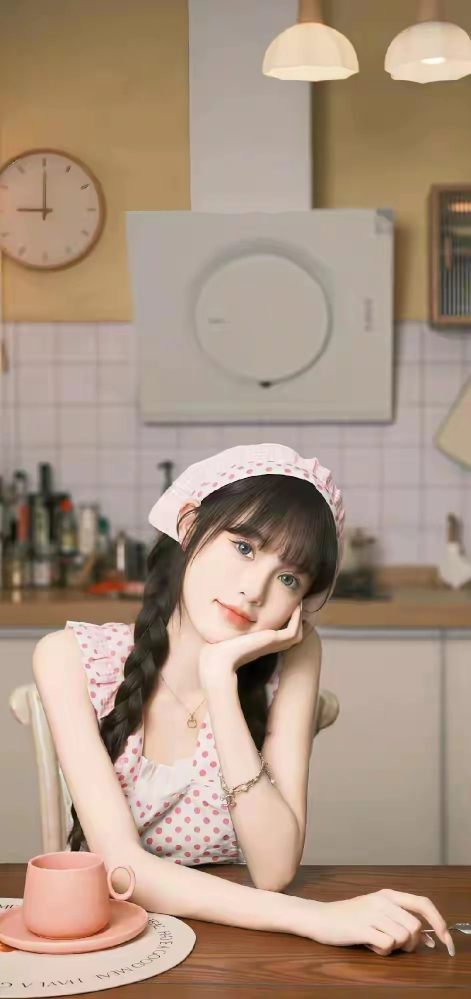
#> input picture backup/0321d750b85d72a8ae91c9622c074f6f.webp, 942 x 1998 px (shown at 1/2 size)
$ python size.py .
#> lines starting #> are read from the running program, lines starting #| are printed output that depends on the picture
from PIL import Image
import os
import sys

input_dir = sys.argv[1]  # folder name or path

# Process all images in input_dir
for filename in os.listdir(input_dir):
    if not filename.lower().endswith(('.jpg', '.jpeg', '.png', '.webp')):
        continue

    input_path = os.path.join(input_dir, filename)

    # Open image
    with Image.open(input_path) as img:
#> img is the input picture: PIL image 942x1998 RGB; mean R, G, B 170.3, 148, 129.6
        w, h = img.size
#> w = 942; h = 1998
        new_h = 1080
        new_w = int(w * new_h / h)
#> new_w = 509
        resized = img.resize((new_w, new_h), Image.LANCZOS)
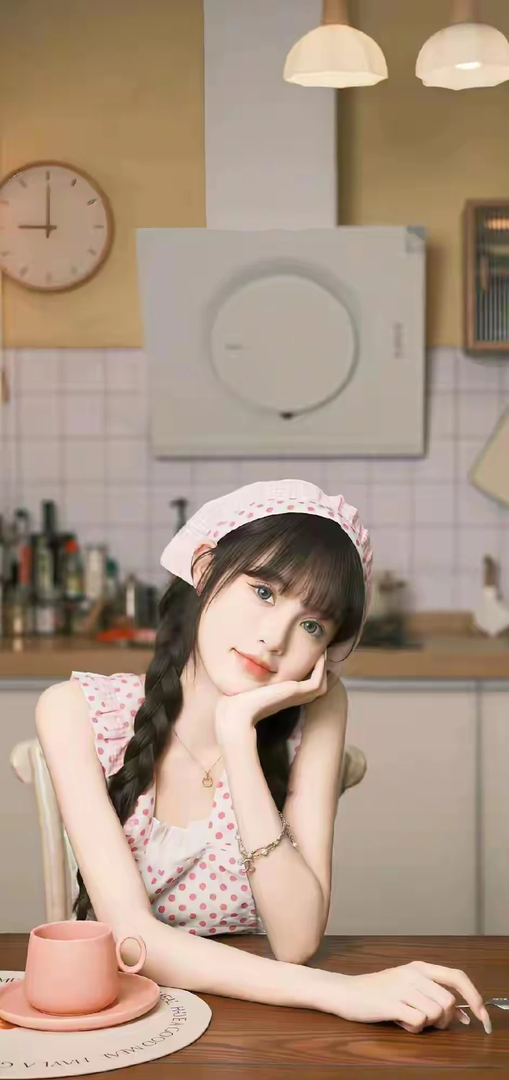
#> resized: PIL image 509x1080 RGB; mean R, G, B 170.3, 148, 129.6
        resized.save(input_path)  # overwrite the original
        print(f"✅ Resized: {filename}")
#> pass 2 of the loop `for filename in os.listdir(input_dir):`:
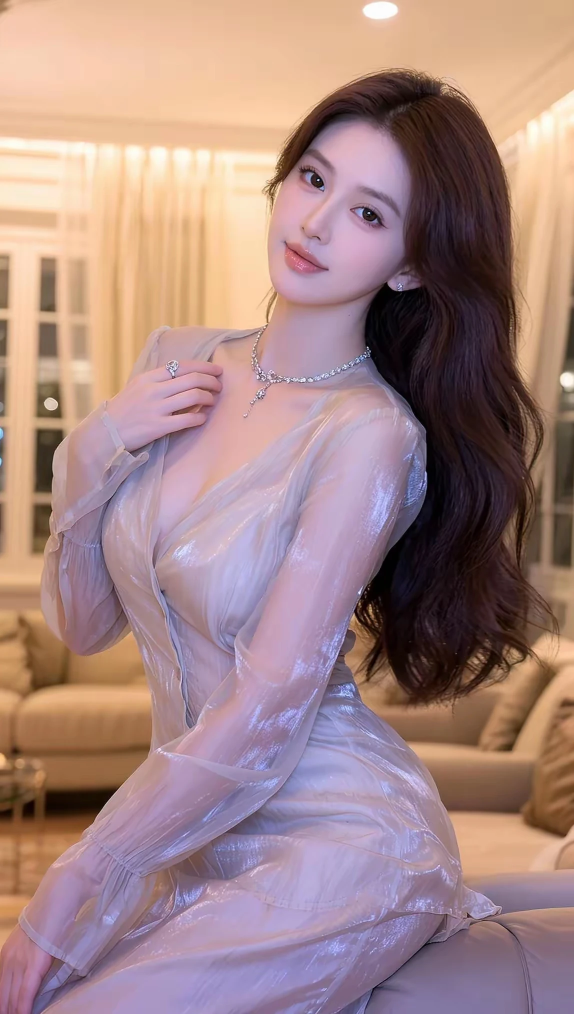
#> input picture backup/0b2662da4e37eaced4395a82635ba3f8.webp, 1148 x 2028 px (shown at 1/2 size)
#> img is the input picture: PIL image 1148x2028 RGB; mean R, G, B 165.5, 134.8, 132.9
#> `resized = img.resize((new_w, new_h), Image.LANCZOS)`:
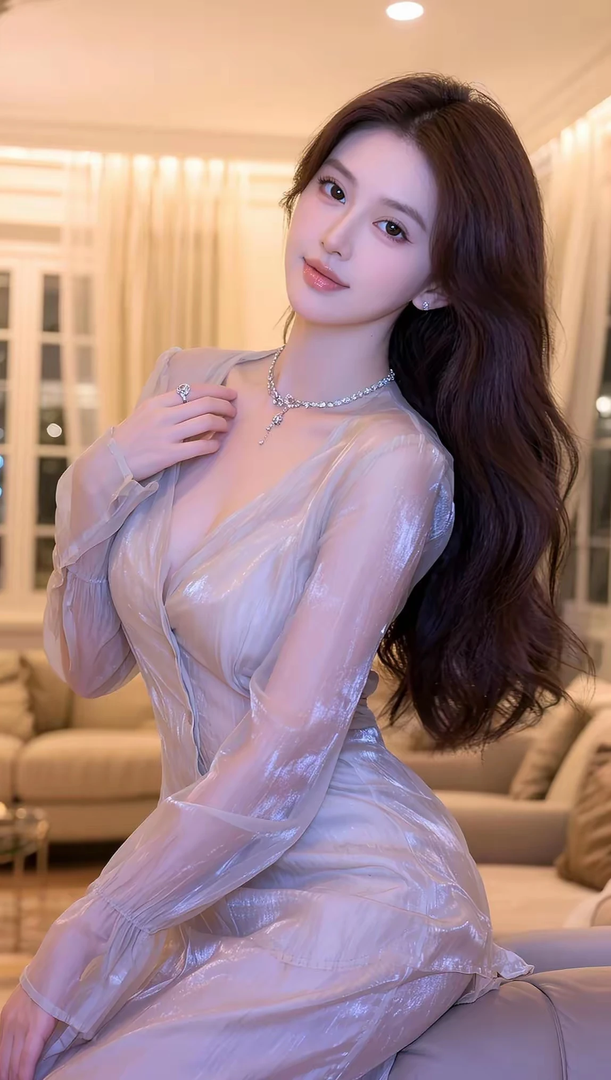
#> resized: PIL image 611x1080 RGB; mean R, G, B 165.5, 134.8, 132.9

print("✅ All images processed!")
